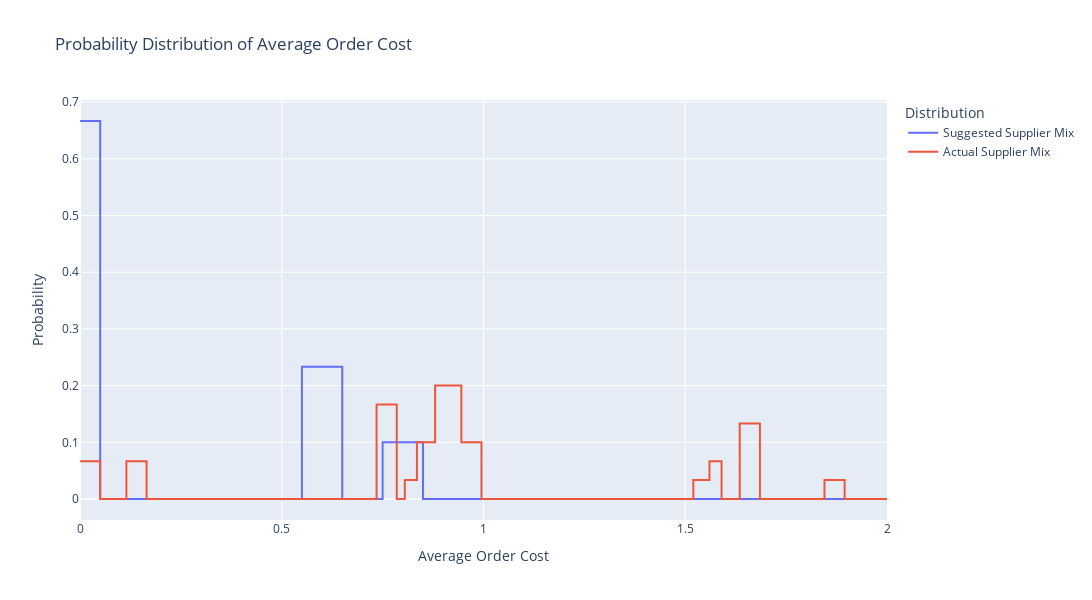

Write notebook code for a chart like this one.
### Code cell
distributions_fig

### Figure 1 — Plotly figure (JSON) as saved in the notebook; plotly's stock layout.template omitted (floating-point values rounded to 4 significant figures)
{"data": [{"hovertemplate": "Distribution=Suggested Supplier Mix<br>Z=%{x}<br>Probability=%{y}<extra></extra>", "legendgroup": "Suggested Supplier Mix", "line": {"color": "#636efa", "dash": "solid", "shape": "hvh"}, "marker": {"symbol": "circle"}, "mode": "lines", "name": "Suggested Supplier Mix", "orientation": "v", "showlegend": true, "x": [0.0, 0.1, 0.2, 0.3, 0.4, 0.5, 0.6, 0.7, 0.8, 0.9, 1.0, 1.1, 1.2, 1.3, 1.4, 1.5, 1.6, 1.7, 1.8, 1.9, 2.0], "xaxis": "x", "y": [0.6667, 0.0, 0.0, 0.0, 0.0, 0.0, 0.2333, 0.0, 0.1, 0.0, 0.0, 0.0, 0.0, 0.0, 0.0, 0.0, 0.0, 0.0, 0.0, 0.0, 0.0], "yaxis": "y", "type": "scatter"}, {"hovertemplate": "Distribution=Actual Supplier Mix<br>Z=%{x}<br>Probability=%{y}<extra></extra>", "legendgroup": "Actual Supplier Mix", "line": {"color": "#EF553B", "dash": "solid", "shape": "hvh"}, "marker": {"symbol": "circle"}, "mode": "lines", "name": "Actual Supplier Mix", "orientation": "v", "showlegend": true, "x": [0.0, 0.1, 0.13, 0.2, 0.3, 0.4, 0.5, 0.6, 0.7, 0.77, 0.8, 0.81, 0.86, 0.9, 0.99, 1.0, 1.1, 1.2, 1.3, 1.4, 1.5, 1.54, 1.58, 1.6, 1.67, 1.7, 1.8, 1.89, 1.9, 2.0], "xaxis": "x", "y": [0.06667, 0.0, 0.06667, 0.0, 0.0, 0.0, 0.0, 0.0, 0.0, 0.1667, 0.0, 0.03333, 0.1, 0.2, 0.1, 0.0, 0.0, 0.0, 0.0, 0.0, 0.0, 0.03333, 0.06667, 0.0, 0.1333, 0.0, 0.0, 0.03333, 0.0, 0.0], "yaxis": "y", "type": "scatter"}], "layout": {"xaxis": {"anchor": "y", "domain": [0.0, 1.0], "title": {"text": "Average Order Cost"}}, "yaxis": {"anchor": "x", "domain": [0.0, 1.0], "title": {"text": "Probability"}}, "legend": {"title": {"text": "Distribution"}, "tracegroupgap": 0}, "title": {"text": "Probability Distribution of Average Order Cost"}, "width": 1200, "height": 600}}
